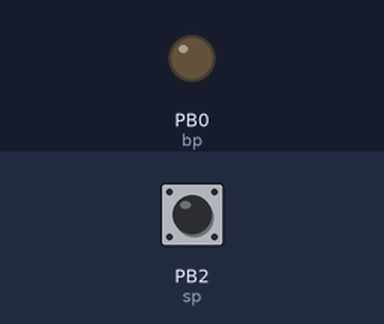
A program run on a simulated ATtiny85, built with avr-gcc and run on an emulated ATtiny85. On the bench: output pins drawn as LEDs (lit = HIGH). The test bench sets the inputs (shaded band); at power-on: PB2 (sp) HIGH.

Above: at 1.4 s.
1.5 s: PB2 (sp) pulled LOW for 0.35 s
At 1.9 s:
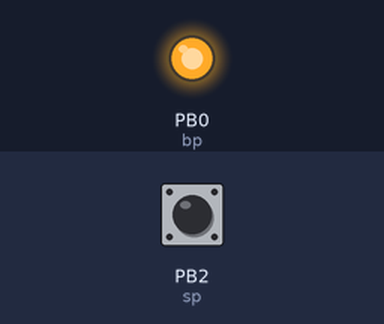
3.6 s: PB2 (sp) pulled LOW for 3.2 s
At 8.0 s:
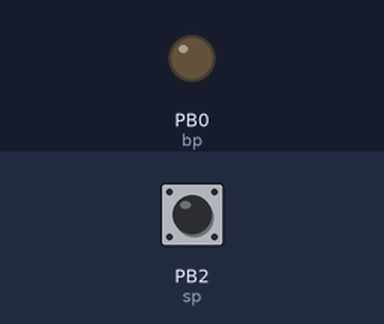
Timing chart, 0 to 9.5 s (numbered marks = the images above; inputs shaded):
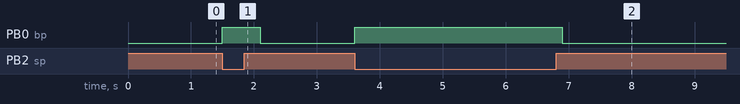

The program:

main.cpp
```cpp
/*
When somebody walks through the beam, make a noise.

BOOTLOADER, ETC:
https://github.com/MCUdude/MicroCore-
https://learn.sparkfun.com/tutorials/sik-experiment-guide-for-arduino---v32/experiment-11-using-a-piezo-buzzer
https://randomnerdtutorials.com/guide-for-soil-moisture-sensor-yl-69-or-hl-69-with-the-arduino/


Buzzer:
negative = gnd
positive = 5/pb0

soil moisture sensor:
vcc = vcc
gnd = gnd
D0 = 7/pb2
A0 = nothing

ATTINY:
1/pb5 = nothing
2/pb3 = nothing
3/pb4 = nothing
4/gnd = gnd on power supply

5/pb0 = positive on buzzer
6/pb1 = nothing
7/pb2 = D0 on sensor
8/vcc = vcc


*/

#include <Arduino.h>

//vars
const uint8_t bp = 0; // buzzer pin
const uint8_t sp = 2; //sensor pin

void setup() {
pinMode(bp,OUTPUT);
digitalWrite(bp,LOW); //turn buzzer off initially
pinMode(sp,INPUT);
digitalWrite(sp, HIGH); //set no water initially
}


void loop() {
if (digitalRead(sp) == LOW){  // if water is detected buzz
    digitalWrite(bp,HIGH);
}
else{
    digitalWrite(bp,LOW);
}
delay(300);
}
```

Measured:
- after the input at 1.5 s, PB0 (bp): LOW → HIGH at once, → LOW 0.60 s later
- after the input at 3.6 s, PB0 (bp): LOW → HIGH at once, → LOW 3.3 s later
